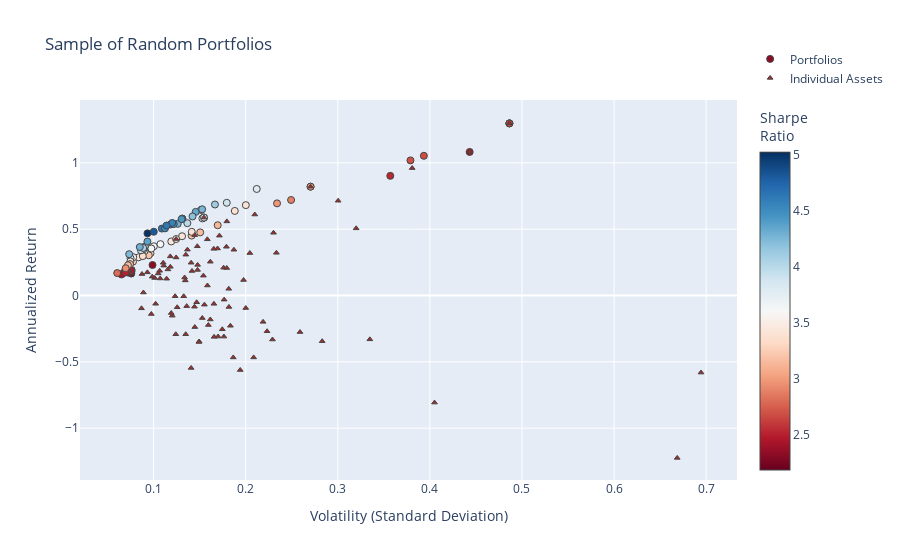

The notebook cell saved with this chart:
### Code cell
fig2 = go.Figure()

fig2.add_trace(go.Scatter(
    x=[np.sqrt(p["variance"]) for p in dominant_portfolios],  # Convert variance to volatility
    y=[p["return"] for p in dominant_portfolios],
    mode='markers',
    marker=dict(
        color=[p["return"] / (np.sqrt(p["variance"])) for p in dominant_portfolios],  # Sharpe Ratio
        showscale=True,
        size=7,
        line=dict(width=1),
        colorscale="RdBu",
        colorbar=dict(title="Sharpe<br>Ratio")
    ),
    hoverinfo='text',
    text=[
        f"Return: {p['return']:.3%}<br>Volatility: {np.sqrt(p['variance']):.3f}<br>" +
        f"Sharpe Ratio: {p['sharpe']:.3f}<br>" +
        "<br>".join([f"{p['tickers'][i]}: Weight={p['weights'][i]:.3f}" for i in range(len(p['tickers']))])
        for p in dominant_portfolios
    ],
    name="Portfolios"
))

fig2.add_trace(go.Scatter(
    x=volatility,
    y=annualized_returns,
    mode='markers',
    hoverinfo='text',
    hovertext=[
        f"{name} <br>Volatility: {vol:.3f} <br>Returns: {ret:.3%} <br>Sharpe Ratio: {sr:.3f}"
        for name, vol, ret, sr in zip(names, volatility, annualized_returns, sharpe_ratios)
    ],
    marker=dict(
        color='brown',
        size=5,
        symbol='triangle-up',  # Sets the marker shape to a triangle
        line=dict(width=1)
    ),
    name="Individual Assets"
))

fig2.update_layout(
    title='Sample of Random Portfolios',
    xaxis_title='Volatility (Standard Deviation)',
    yaxis_title='Annualized Return',
    legend=dict(y=5
    )
)

fig2.show()

### Figure 1 — Plotly figure (JSON) as saved in the notebook; plotly's stock layout.template omitted (floating-point values rounded to 4 significant figures)
{"data": [{"hoverinfo": "text", "marker": {"color": [2.327, 3.291, 2.889, 3.442, 2.186, 3.418, 3.413, 3.299, 3.197, 3.422, 3.161, 2.557, 3.701, 2.52, 3.394, 3.034, 4.628, 3.606, 3.123, 3.709, 3.991, 3.63, 3.404, 3.798, 3.388, 4.418, 3.203, 3.798, 2.434, 4.524, 2.676, 2.368, 3.799, 3.798, 4.258, 4.801, 2.688, 5.019, 2.477, 2.968, 2.668, 3.709, 2.394, 3.908, 3.788, 2.668, 4.283, 3.746, 2.668, 4.421, 4.327, 2.514, 4.116, 3.437, 4.081, 3.366, 3.186, 2.442, 3.948, 3.16, 4.19, 4.24, 2.501, 4.364, 4.418, 4.041, 4.299, 2.953, 4.416, 3.894, 2.796, 4.256, 3.034, 4.55, 4.504, 4.623, 2.526], "colorbar": {"title": {"text": "Sharpe<br>Ratio"}}, "colorscale": [[0, "rgb(103,0,31)"], [0.1, "rgb(178,24,43)"], [0.2, "rgb(214,96,77)"], [0.3, "rgb(244,165,130)"], [0.4, "rgb(253,219,199)"], [0.5, "rgb(247,247,247)"], [0.6, "rgb(209,229,240)"], [0.7, "rgb(146,197,222)"], [0.8, "rgb(67,147,195)"], [0.9, "rgb(33,102,172)"], [1, "rgb(5,48,97)"]], "line": {"width": 1}, "showscale": true, "size": 7}, "mode": "markers", "name": "Portfolios", "text": ["Return: 22.989%<br>Volatility: 0.099<br>Sharpe Ratio: 2.327<br>WFC_Close: Weight=0.000<br>AAPL_Close: Weight=0.376<br>MMM_Close: Weight=0.615<br>BSX_Close: Weight=0.010", "Return: 25.549%<br>Volatility: 0.078<br>Sharpe Ratio: 3.291<br>KO_Close: Weight=0.532<br>AEP_Close: Weight=0.106<br>META_Close: Weight=0.362", "Return: 72.002%<br>Volatility: 0.249<br>Sharpe Ratio: 2.889<br>EMR_Close: Weight=0.000<br>INTC_Close: Weight=0.000<br>EW_Close: Weight=0.594<br>NVDA_Close: Weight=0.406", "Return: 28.801%<br>Volatility: 0.084<br>Sharpe Ratio: 3.442<br>META_Close: Weight=0.331<br>WMT_Close: Weight=0.293<br>MMM_Close: Weight=0.320<br>SYK_Close: Weight=0.056", "Return: 16.553%<br>Volatility: 0.076<br>Sharpe Ratio: 2.186<br>IBM_Close: Weight=0.000<br>DIS_Close: Weight=0.000<br>KO_Close: Weight=1.000", "Return: 40.738%<br>Volatility: 0.119<br>Sharpe Ratio: 3.418<br>ISRG_Close: Weight=0.546<br>DHR_Close: Weight=0.000<br>JNJ_Close: Weight=0.454", "Return: 44.683%<br>Volatility: 0.131<br>Sharpe Ratio: 3.413<br>NFLX_Close: Weight=0.141<br>LMT_Close: Weight=0.280<br>ISRG_Close: Weight=0.578", "Return: 31.869%<br>Volatility: 0.097<br>Sharpe Ratio: 3.299<br>MSFT_Close: Weight=0.468<br>BIIB_Close: Weight=0.000<br>UNH_Close: Weight=0.532", "Return: 45.165%<br>Volatility: 0.141<br>Sharpe Ratio: 3.197<br>K_Close: Weight=0.000<br>ISRG_Close: Weight=0.759<br>HD_Close: Weight=0.241", "Return: 42.582%<br>Volatility: 0.124<br>Sharpe Ratio: 3.422<br>ABBV_Close: Weight=1.000<br>CVX_Close: Weight=0.000<br>UA_Close: Weight=0.000", "Return: 47.599%<br>Volatility: 0.151<br>Sharpe Ratio: 3.161<br>ZBH_Close: Weight=0.335<br>PYPL_Close: Weight=0.665<br>SO_Close: Weight=0.000<br>GS_Close: Weight=0.000", "Return: 17.287%<br>Volatility: 0.068<br>Sharpe Ratio: 2.557<br>KO_Close: Weight=0.609<br>BSX_Close: Weight=0.061<br>BTI_Close: Weight=0.095<br>HON_Close: Weight=0.236", "Return: 37.117%<br>Volatility: 0.100<br>Sharpe Ratio: 3.701<br>PM_Close: Weight=0.312<br>RTX_Close: Weight=0.284<br>ISRG_Close: Weight=0.403<br>GM_Close: Weight=0.000", "Return: 19.179%<br>Volatility: 0.076<br>Sharpe Ratio: 2.520<br>F_Close: Weight=0.000<br>NKE_Close: Weight=0.000<br>PEP_Close: Weight=0.526<br>JNJ_Close: Weight=0.474", "Return: 47.993%<br>Volatility: 0.141<br>Sharpe Ratio: 3.394<br>ISRG_Close: Weight=0.580<br>CRM_Close: Weight=0.000<br>AMGN_Close: Weight=0.000<br>SAP_Close: Weight=0.420", "Return: 82.040%<br>Volatility: 0.270<br>Sharpe Ratio: 3.034<br>XOM_Close: Weight=0.000<br>BABA_Close: Weight=1.000<br>AMD_Close: Weight=0.000", "Return: 50.441%<br>Volatility: 0.109<br>Sharpe Ratio: 4.628<br>EXC_Close: Weight=0.000<br>MS_Close: Weight=0.000<br>ABBV_Close: Weight=0.513<br>ADBE_Close: Weight=0.487", "Return: 38.727%<br>Volatility: 0.107<br>Sharpe Ratio: 3.606<br>SYK_Close: Weight=0.243<br>VRTX_Close: Weight=0.124<br>AEP_Close: Weight=0.335<br>AMZN_Close: Weight=0.299", "Return: 52.963%<br>Volatility: 0.170<br>Sharpe Ratio: 3.123<br>SNAP_Close: Weight=0.000<br>WFC_Close: Weight=0.000<br>TXN_Close: Weight=0.083<br>ISRG_Close: Weight=0.917", "Return: 28.874%<br>Volatility: 0.078<br>Sharpe Ratio: 3.709<br>VZ_Close: Weight=0.000<br>RTX_Close: Weight=0.313<br>VRTX_Close: Weight=0.106<br>KO_Close: Weight=0.581", "Return: 54.531%<br>Volatility: 0.137<br>Sharpe Ratio: 3.991<br>EMR_Close: Weight=0.000<br>ABBV_Close: Weight=0.808<br>BTI_Close: Weight=0.049<br>VRTX_Close: Weight=0.143", "Return: 35.404%<br>Volatility: 0.098<br>Sharpe Ratio: 3.630<br>BIIB_Close: Weight=0.000<br>JNJ_Close: Weight=0.439<br>MCD_Close: Weight=0.561", "Return: 68.117%<br>Volatility: 0.200<br>Sharpe Ratio: 3.404<br>MS_Close: Weight=0.000<br>BABA_Close: Weight=0.599<br>EW_Close: Weight=0.401", "Return: 58.725%<br>Volatility: 0.155<br>Sharpe Ratio: 3.798<br>AMGN_Close: Weight=0.000<br>V_Close: Weight=0.000<br>PFE_Close: Weight=0.000<br>ADBE_Close: Weight=1.000", "Return: 63.753%<br>Volatility: 0.188<br>Sharpe Ratio: 3.388<br>META_Close: Weight=0.755<br>PFE_Close: Weight=0.000<br>SO_Close: Weight=0.000<br>VRTX_Close: Weight=0.245", "Return: 57.946%<br>Volatility: 0.131<br>Sharpe Ratio: 4.418<br>XOM_Close: Weight=0.000<br>MCD_Close: Weight=0.659<br>BSX_Close: Weight=0.000<br>BABA_Close: Weight=0.341", "Return: 30.349%<br>Volatility: 0.095<br>Sharpe Ratio: 3.203<br>NFLX_Close: Weight=0.000<br>NEE_Close: Weight=0.387<br>META_Close: Weight=0.348<br>MSFT_Close: Weight=0.265", "Return: 58.725%<br>Volatility: 0.155<br>Sharpe Ratio: 3.798<br>EMR_Close: Weight=0.000<br>MRK_Close: Weight=0.000<br>ADBE_Close: Weight=1.000", "Return: 15.868%<br>Volatility: 0.065<br>Sharpe Ratio: 2.434<br>KO_Close: Weight=0.704<br>HON_Close: Weight=0.296<br>RMD_Close: Weight=0.000<br>GM_Close: Weight=0.000", "Return: 53.524%<br>Volatility: 0.118<br>Sharpe Ratio: 4.524<br>AMZN_Close: Weight=0.113<br>PYPL_Close: Weight=0.197<br>ABBV_Close: Weight=0.558<br>TSLA_Close: Weight=0.131", "Return: 105.305%<br>Volatility: 0.393<br>Sharpe Ratio: 2.676<br>LLY_Close: Weight=0.200<br>VRTX_Close: Weight=0.800<br>JPM_Close: Weight=0.000<br>GE_Close: Weight=0.000", "Return: 17.968%<br>Volatility: 0.076<br>Sharpe Ratio: 2.368<br>AEP_Close: Weight=0.117<br>BTI_Close: Weight=0.129<br>KO_Close: Weight=0.737<br>QCOM_Close: Weight=0.017", "Return: 58.111%<br>Volatility: 0.153<br>Sharpe Ratio: 3.799<br>WFC_Close: Weight=0.000<br>ISRG_Close: Weight=0.567<br>PYPL_Close: Weight=0.433", "Return: 58.725%<br>Volatility: 0.155<br>Sharpe Ratio: 3.798<br>GOOG_Close: Weight=0.000<br>SNAP_Close: Weight=0.000<br>VZ_Close: Weight=0.000<br>ADBE_Close: Weight=1.000", "Return: 64.489%<br>Volatility: 0.151<br>Sharpe Ratio: 4.258<br>GOOG_Close: Weight=0.000<br>ADBE_Close: Weight=0.707<br>BABA_Close: Weight=0.264<br>AMZN_Close: Weight=0.029", "Return: 48.084%<br>Volatility: 0.100<br>Sharpe Ratio: 4.801<br>PM_Close: Weight=0.175<br>ABBV_Close: Weight=0.401<br>REGN_Close: Weight=0.056<br>ADBE_Close: Weight=0.369", "Return: 101.851%<br>Volatility: 0.379<br>Sharpe Ratio: 2.688<br>DHR_Close: Weight=0.000<br>BA_Close: Weight=0.236<br>VRTX_Close: Weight=0.764", "Return: 46.845%<br>Volatility: 0.093<br>Sharpe Ratio: 5.019<br>ISRG_Close: Weight=0.250<br>ABBV_Close: Weight=0.430<br>MCD_Close: Weight=0.320", "Return: 18.664%<br>Volatility: 0.075<br>Sharpe Ratio: 2.477<br>RTX_Close: Weight=0.572<br>MDT_Close: Weight=0.116<br>WMT_Close: Weight=0.312", "Return: 69.462%<br>Volatility: 0.234<br>Sharpe Ratio: 2.968<br>VRTX_Close: Weight=0.361<br>SYY_Close: Weight=0.000<br>GOOG_Close: Weight=0.639", "Return: 129.746%<br>Volatility: 0.486<br>Sharpe Ratio: 2.668<br>SYY_Close: Weight=0.000<br>VRTX_Close: Weight=1.000<br>GE_Close: Weight=0.000<br>CVX_Close: Weight=0.000", "Return: 33.429%<br>Volatility: 0.090<br>Sharpe Ratio: 3.709<br>GILD_Close: Weight=0.000<br>ISRG_Close: Weight=0.388<br>PEP_Close: Weight=0.465<br>MA_Close: Weight=0.147", "Return: 17.291%<br>Volatility: 0.072<br>Sharpe Ratio: 2.394<br>ZBH_Close: Weight=0.168<br>AMD_Close: Weight=0.000<br>KO_Close: Weight=0.832", "Return: 34.729%<br>Volatility: 0.089<br>Sharpe Ratio: 3.908<br>MMM_Close: Weight=0.451<br>MCD_Close: Weight=0.549<br>BAC_Close: Weight=0.000<br>EMR_Close: Weight=0.000", "Return: 80.296%<br>Volatility: 0.212<br>Sharpe Ratio: 3.788<br>VRTX_Close: Weight=0.280<br>GILD_Close: Weight=0.000<br>QCOM_Close: Weight=0.000<br>PYPL_Close: Weight=0.720", "Return: 129.746%<br>Volatility: 0.486<br>Sharpe Ratio: 2.668<br>VRTX_Close: Weight=1.000<br>QCOM_Close: Weight=0.000<br>MS_Close: Weight=0.000", "Return: 54.032%<br>Volatility: 0.126<br>Sharpe Ratio: 4.283<br>SYK_Close: Weight=0.205<br>MCD_Close: Weight=0.630<br>CVX_Close: Weight=0.000<br>VRTX_Close: Weight=0.164", "Return: 28.084%<br>Volatility: 0.075<br>Sharpe Ratio: 3.746<br>NEE_Close: Weight=0.173<br>KO_Close: Weight=0.413<br>CRM_Close: Weight=0.018<br>MCD_Close: Weight=0.396", "Return: 129.746%<br>Volatility: 0.486<br>Sharpe Ratio: 2.668<br>GS_Close: Weight=0.000<br>VRTX_Close: Weight=1.000<br>GIS_Close: Weight=0.000", "Return: 53.868%<br>Volatility: 0.122<br>Sharpe Ratio: 4.421<br>CVX_Close: Weight=0.000<br>ABBV_Close: Weight=0.714<br>BABA_Close: Weight=0.286", "Return: 63.020%<br>Volatility: 0.146<br>Sharpe Ratio: 4.327<br>MDT_Close: Weight=0.000<br>EW_Close: Weight=0.120<br>ADBE_Close: Weight=0.636<br>BABA_Close: Weight=0.243", "Return: 17.969%<br>Volatility: 0.071<br>Sharpe Ratio: 2.514<br>KO_Close: Weight=0.748<br>BSX_Close: Weight=0.136<br>CAT_Close: Weight=0.116<br>CVX_Close: Weight=0.000", "Return: 68.575%<br>Volatility: 0.167<br>Sharpe Ratio: 4.116<br>CSCO_Close: Weight=0.000<br>VRTX_Close: Weight=0.139<br>ADBE_Close: Weight=0.861<br>K_Close: Weight=0.000", "Return: 25.695%<br>Volatility: 0.075<br>Sharpe Ratio: 3.437<br>EW_Close: Weight=0.153<br>KO_Close: Weight=0.504<br>GE_Close: Weight=0.000<br>UNH_Close: Weight=0.342", "Return: 36.923%<br>Volatility: 0.090<br>Sharpe Ratio: 4.081<br>GM_Close: Weight=0.000<br>AMZN_Close: Weight=0.262<br>ABBV_Close: Weight=0.523<br>AEP_Close: Weight=0.215", "Return: 29.705%<br>Volatility: 0.088<br>Sharpe Ratio: 3.366<br>NEE_Close: Weight=0.517<br>REGN_Close: Weight=0.206<br>WMT_Close: Weight=0.277", "Return: 23.692%<br>Volatility: 0.074<br>Sharpe Ratio: 3.186<br>KO_Close: Weight=0.493<br>AMD_Close: Weight=0.000<br>SAP_Close: Weight=0.243<br>V_Close: Weight=0.264", "Return: 108.208%<br>Volatility: 0.443<br>Sharpe Ratio: 2.442<br>ACN_Close: Weight=0.000<br>NVDA_Close: Weight=1.000<br>MO_Close: Weight=0.000", "Return: 34.049%<br>Volatility: 0.086<br>Sharpe Ratio: 3.948<br>KO_Close: Weight=0.733<br>BABA_Close: Weight=0.267<br>K_Close: Weight=0.000", "Return: 22.796%<br>Volatility: 0.072<br>Sharpe Ratio: 3.160<br>KO_Close: Weight=0.505<br>MSFT_Close: Weight=0.372<br>SRE_Close: Weight=0.123", "Return: 59.603%<br>Volatility: 0.142<br>Sharpe Ratio: 4.190<br>ISRG_Close: Weight=0.253<br>REGN_Close: Weight=0.126<br>QCOM_Close: Weight=0.000<br>ADBE_Close: Weight=0.622", "Return: 31.147%<br>Volatility: 0.073<br>Sharpe Ratio: 4.240<br>KO_Close: Weight=0.459<br>ABBV_Close: Weight=0.433<br>EW_Close: Weight=0.108", "Return: 17.368%<br>Volatility: 0.069<br>Sharpe Ratio: 2.501<br>PEP_Close: Weight=0.500<br>TMO_Close: Weight=0.175<br>LMT_Close: Weight=0.325", "Return: 40.690%<br>Volatility: 0.093<br>Sharpe Ratio: 4.364<br>PEP_Close: Weight=0.418<br>MCD_Close: Weight=0.434<br>TSLA_Close: Weight=0.148", "Return: 57.948%<br>Volatility: 0.131<br>Sharpe Ratio: 4.418<br>BABA_Close: Weight=0.341<br>MCD_Close: Weight=0.659<br>EMR_Close: Weight=0.000", "Return: 35.813%<br>Volatility: 0.089<br>Sharpe Ratio: 4.041<br>KR_Close: Weight=0.000<br>GOOGL_Close: Weight=0.152<br>MCD_Close: Weight=0.508<br>MMM_Close: Weight=0.340", "Return: 36.530%<br>Volatility: 0.085<br>Sharpe Ratio: 4.299<br>BTI_Close: Weight=0.000<br>ADBE_Close: Weight=0.474<br>KO_Close: Weight=0.526", "Return: 20.578%<br>Volatility: 0.070<br>Sharpe Ratio: 2.953<br>ORCL_Close: Weight=0.203<br>KO_Close: Weight=0.601<br>TMO_Close: Weight=0.196", "Return: 57.582%<br>Volatility: 0.130<br>Sharpe Ratio: 4.416<br>CPB_Close: Weight=0.000<br>TSLA_Close: Weight=0.125<br>ADBE_Close: Weight=0.611<br>DE_Close: Weight=0.264", "Return: 69.877%<br>Volatility: 0.179<br>Sharpe Ratio: 3.894<br>VRTX_Close: Weight=0.207<br>SAP_Close: Weight=0.562<br>MS_Close: Weight=0.000<br>TSLA_Close: Weight=0.230", "Return: 16.912%<br>Volatility: 0.060<br>Sharpe Ratio: 2.796<br>KO_Close: Weight=0.593<br>HON_Close: Weight=0.005<br>RTX_Close: Weight=0.402<br>DHR_Close: Weight=0.000", "Return: 65.001%<br>Volatility: 0.153<br>Sharpe Ratio: 4.256<br>IBM_Close: Weight=0.000<br>ADBE_Close: Weight=0.731<br>MA_Close: Weight=0.000<br>BABA_Close: Weight=0.269", "Return: 82.040%<br>Volatility: 0.270<br>Sharpe Ratio: 3.034<br>BABA_Close: Weight=1.000<br>QCOM_Close: Weight=0.000<br>WFC_Close: Weight=0.000", "Return: 54.696%<br>Volatility: 0.120<br>Sharpe Ratio: 4.550<br>MRK_Close: Weight=0.000<br>ABBV_Close: Weight=0.613<br>PYPL_Close: Weight=0.151<br>BABA_Close: Weight=0.236", "Return: 50.595%<br>Volatility: 0.112<br>Sharpe Ratio: 4.504<br>MCD_Close: Weight=0.530<br>BABA_Close: Weight=0.259<br>V_Close: Weight=0.211", "Return: 52.719%<br>Volatility: 0.114<br>Sharpe Ratio: 4.623<br>RDY_Close: Weight=0.000<br>ADBE_Close: Weight=0.546<br>MCD_Close: Weight=0.454", "Return: 90.188%<br>Volatility: 0.357<br>Sharpe Ratio: 2.526<br>GE_Close: Weight=0.000<br>NFLX_Close: Weight=0.313<br>NVDA_Close: Weight=0.687"], "type": "scatter", "x": [0.0988, 0.07764, 0.2493, 0.08368, 0.07573, 0.1192, 0.1309, 0.09662, 0.1413, 0.1244, 0.1506, 0.06761, 0.1003, 0.07611, 0.1414, 0.2704, 0.109, 0.1074, 0.1696, 0.07785, 0.1366, 0.09753, 0.2001, 0.1546, 0.1882, 0.1312, 0.09474, 0.1546, 0.0652, 0.1183, 0.3935, 0.07587, 0.1529, 0.1546, 0.1515, 0.1002, 0.3789, 0.09333, 0.07534, 0.234, 0.4864, 0.09012, 0.07224, 0.08886, 0.212, 0.4864, 0.1262, 0.07498, 0.4864, 0.1218, 0.1456, 0.07148, 0.1666, 0.07476, 0.09048, 0.08826, 0.07437, 0.4432, 0.08625, 0.07214, 0.1423, 0.07347, 0.06943, 0.09325, 0.1312, 0.08863, 0.08498, 0.06969, 0.1304, 0.1794, 0.06048, 0.1527, 0.2704, 0.1202, 0.1123, 0.114, 0.357], "y": [0.2299, 0.2555, 0.72, 0.288, 0.1655, 0.4074, 0.4468, 0.3187, 0.4517, 0.4258, 0.476, 0.1729, 0.3712, 0.1918, 0.4799, 0.8204, 0.5044, 0.3873, 0.5296, 0.2887, 0.5453, 0.354, 0.6812, 0.5872, 0.6375, 0.5795, 0.3035, 0.5872, 0.1587, 0.5352, 1.053, 0.1797, 0.5811, 0.5872, 0.6449, 0.4808, 1.019, 0.4685, 0.1866, 0.6946, 1.297, 0.3343, 0.1729, 0.3473, 0.803, 1.297, 0.5403, 0.2808, 1.297, 0.5387, 0.6302, 0.1797, 0.6858, 0.2569, 0.3692, 0.297, 0.2369, 1.082, 0.3405, 0.228, 0.596, 0.3115, 0.1737, 0.4069, 0.5795, 0.3581, 0.3653, 0.2058, 0.5758, 0.6988, 0.1691, 0.65, 0.8204, 0.547, 0.5059, 0.5272, 0.9019]}, {"hoverinfo": "text", "hovertext": ["DHR_Close <br>Volatility: 0.126 <br>Returns: -8.871% <br>Sharpe Ratio: -0.706", "ABBV_Close <br>Volatility: 0.124 <br>Returns: 42.582% <br>Sharpe Ratio: 3.422", "ADBE_Close <br>Volatility: 0.155 <br>Returns: 58.725% <br>Sharpe Ratio: 3.798", "NKE_Close <br>Volatility: 0.259 <br>Returns: -27.547% <br>Sharpe Ratio: -1.064", "MA_Close <br>Volatility: 0.124 <br>Returns: 28.689% <br>Sharpe Ratio: 2.305", "KR_Close <br>Volatility: 0.405 <br>Returns: -80.708% <br>Sharpe Ratio: -1.993", "PFE_Close <br>Volatility: 0.098 <br>Returns: -13.932% <br>Sharpe Ratio: -1.429", "CAT_Close <br>Volatility: 0.233 <br>Returns: 32.197% <br>Sharpe Ratio: 1.380", "BAC_Close <br>Volatility: 0.223 <br>Returns: -26.944% <br>Sharpe Ratio: -1.207", "AMD_Close <br>Volatility: 0.694 <br>Returns: -58.090% <br>Sharpe Ratio: -0.837", "MCD_Close <br>Volatility: 0.145 <br>Returns: 45.502% <br>Sharpe Ratio: 3.146", "GM_Close <br>Volatility: 0.170 <br>Returns: -30.932% <br>Sharpe Ratio: -1.819", "AMZN_Close <br>Volatility: 0.171 <br>Returns: 45.113% <br>Sharpe Ratio: 2.632", "AMGN_Close <br>Volatility: 0.183 <br>Returns: -22.800% <br>Sharpe Ratio: -1.243", "DE_Close <br>Volatility: 0.179 <br>Returns: 36.750% <br>Sharpe Ratio: 2.053", "ETN_Close <br>Volatility: 0.141 <br>Returns: 24.707% <br>Sharpe Ratio: 1.756", "BMY_Close <br>Volatility: 0.182 <br>Returns: -8.623% <br>Sharpe Ratio: -0.474", "GOOG_Close <br>Volatility: 0.169 <br>Returns: 35.438% <br>Sharpe Ratio: 2.092", "T_Close <br>Volatility: 0.145 <br>Returns: -23.798% <br>Sharpe Ratio: -1.644", "ABT_Close <br>Volatility: 0.133 <br>Returns: -0.556% <br>Sharpe Ratio: -0.042", "INTC_Close <br>Volatility: 0.144 <br>Returns: -8.425% <br>Sharpe Ratio: -0.584", "MDT_Close <br>Volatility: 0.114 <br>Returns: 12.664% <br>Sharpe Ratio: 1.110", "CPB_Close <br>Volatility: 0.149 <br>Returns: -34.720% <br>Sharpe Ratio: -2.323", "UA_Close <br>Volatility: 0.335 <br>Returns: -33.044% <br>Sharpe Ratio: -0.987", "ZBH_Close <br>Volatility: 0.176 <br>Returns: 20.942% <br>Sharpe Ratio: 1.190", "EMR_Close <br>Volatility: 0.165 <br>Returns: -6.262% <br>Sharpe Ratio: -0.378", "K_Close <br>Volatility: 0.135 <br>Returns: -29.169% <br>Sharpe Ratio: -2.163", "HD_Close <br>Volatility: 0.134 <br>Returns: 11.373% <br>Sharpe Ratio: 0.846", "PM_Close <br>Volatility: 0.135 <br>Returns: 30.791% <br>Sharpe Ratio: 2.281", "V_Close <br>Volatility: 0.110 <br>Returns: 24.671% <br>Sharpe Ratio: 2.234", "ISRG_Close <br>Volatility: 0.180 <br>Returns: 55.877% <br>Sharpe Ratio: 3.112", "SYK_Close <br>Volatility: 0.116 <br>Returns: 19.679% <br>Sharpe Ratio: 1.703", "MO_Close <br>Volatility: 0.200 <br>Returns: -9.445% <br>Sharpe Ratio: -0.472", "F_Close <br>Volatility: 0.186 <br>Returns: -46.688% <br>Sharpe Ratio: -2.504", "VRTX_Close <br>Volatility: 0.486 <br>Returns: 129.746% <br>Sharpe Ratio: 2.668", "LMT_Close <br>Volatility: 0.107 <br>Returns: 18.608% <br>Sharpe Ratio: 1.746", "NEE_Close <br>Volatility: 0.105 <br>Returns: 16.637% <br>Sharpe Ratio: 1.584", "PEP_Close <br>Volatility: 0.087 <br>Returns: 16.167% <br>Sharpe Ratio: 1.850", "CMCSA_Close <br>Volatility: 0.154 <br>Returns: 14.957% <br>Sharpe Ratio: 0.971", "QCOM_Close <br>Volatility: 0.182 <br>Returns: 5.054% <br>Sharpe Ratio: 0.278", "TXN_Close <br>Volatility: 0.179 <br>Returns: 20.737% <br>Sharpe Ratio: 1.156", "CRM_Close <br>Volatility: 0.148 <br>Returns: 19.290% <br>Sharpe Ratio: 1.306", "WFC_Close <br>Volatility: 0.176 <br>Returns: -30.961% <br>Sharpe Ratio: -1.756", "AEP_Close <br>Volatility: 0.101 <br>Returns: 13.214% <br>Sharpe Ratio: 1.306", "NVDA_Close <br>Volatility: 0.443 <br>Returns: 108.208% <br>Sharpe Ratio: 2.442", "DUK_Close <br>Volatility: 0.089 <br>Returns: 2.265% <br>Sharpe Ratio: 0.255", "WMT_Close <br>Volatility: 0.148 <br>Returns: 23.079% <br>Sharpe Ratio: 1.562", "CSCO_Close <br>Volatility: 0.159 <br>Returns: -22.251% <br>Sharpe Ratio: -1.395", "HON_Close <br>Volatility: 0.099 <br>Returns: 14.235% <br>Sharpe Ratio: 1.445", "BIIB_Close <br>Volatility: 0.229 <br>Returns: -33.166% <br>Sharpe Ratio: -1.448", "AAPL_Close <br>Volatility: 0.162 <br>Returns: 25.461% <br>Sharpe Ratio: 1.576", "TMO_Close <br>Volatility: 0.142 <br>Returns: 18.499% <br>Sharpe Ratio: 1.306", "XOM_Close <br>Volatility: 0.120 <br>Returns: -15.220% <br>Sharpe Ratio: -1.266", "MMM_Close <br>Volatility: 0.118 <br>Returns: 21.628% <br>Sharpe Ratio: 1.830", "SAP_Close <br>Volatility: 0.147 <br>Returns: 37.099% <br>Sharpe Ratio: 2.516", "SRE_Close <br>Volatility: 0.107 <br>Returns: 12.842% <br>Sharpe Ratio: 1.199", "RDY_Close <br>Volatility: 0.283 <br>Returns: -34.437% <br>Sharpe Ratio: -1.217", "DIS_Close <br>Volatility: 0.123 <br>Returns: -0.543% <br>Sharpe Ratio: -0.044", "CVX_Close <br>Volatility: 0.149 <br>Returns: -34.967% <br>Sharpe Ratio: -2.344", "BA_Close <br>Volatility: 0.198 <br>Returns: 11.691% <br>Sharpe Ratio: 0.591", "MS_Close <br>Volatility: 0.219 <br>Returns: -19.860% <br>Sharpe Ratio: -0.907", "EXC_Close <br>Volatility: 0.136 <br>Returns: -8.000% <br>Sharpe Ratio: -0.589", "NFLX_Close <br>Volatility: 0.320 <br>Returns: 50.627% <br>Sharpe Ratio: 1.582", "GIS_Close <br>Volatility: 0.124 <br>Returns: -29.181% <br>Sharpe Ratio: -2.352", "MRK_Close <br>Volatility: 0.119 <br>Returns: -13.218% <br>Sharpe Ratio: -1.109", "PYPL_Close <br>Volatility: 0.210 <br>Returns: 61.041% <br>Sharpe Ratio: 2.909", "REGN_Close <br>Volatility: 0.300 <br>Returns: 71.439% <br>Sharpe Ratio: 2.378", "JPM_Close <br>Volatility: 0.162 <br>Returns: -18.067% <br>Sharpe Ratio: -1.119", "UNH_Close <br>Volatility: 0.118 <br>Returns: 29.482% <br>Sharpe Ratio: 2.496", "BTI_Close <br>Volatility: 0.204 <br>Returns: 32.001% <br>Sharpe Ratio: 1.565", "GILD_Close <br>Volatility: 0.153 <br>Returns: -16.977% <br>Sharpe Ratio: -1.111", "TSLA_Close <br>Volatility: 0.381 <br>Returns: 96.040% <br>Sharpe Ratio: 2.522", "SNAP_Close <br>Volatility: 0.669 <br>Returns: -122.379% <br>Sharpe Ratio: -1.830", "VZ_Close <br>Volatility: 0.175 <br>Returns: -25.448% <br>Sharpe Ratio: -1.458", "SO_Close <br>Volatility: 0.102 <br>Returns: -6.231% <br>Sharpe Ratio: -0.610", "KO_Close <br>Volatility: 0.076 <br>Returns: 16.553% <br>Sharpe Ratio: 2.186", "META_Close <br>Volatility: 0.158 <br>Returns: 42.367% <br>Sharpe Ratio: 2.676", "JNJ_Close <br>Volatility: 0.111 <br>Returns: 22.520% <br>Sharpe Ratio: 2.029", "ACN_Close <br>Volatility: 0.147 <br>Returns: -5.090% <br>Sharpe Ratio: -0.347", "RTX_Close <br>Volatility: 0.093 <br>Returns: 17.474% <br>Sharpe Ratio: 1.875", "BABA_Close <br>Volatility: 0.270 <br>Returns: 82.040% <br>Sharpe Ratio: 3.034", "EW_Close <br>Volatility: 0.230 <br>Returns: 47.299% <br>Sharpe Ratio: 2.055", "BSX_Close <br>Volatility: 0.134 <br>Returns: 13.570% <br>Sharpe Ratio: 1.015", "MSFT_Close <br>Volatility: 0.137 <br>Returns: 34.582% <br>Sharpe Ratio: 2.530", "GS_Close <br>Volatility: 0.209 <br>Returns: -46.653% <br>Sharpe Ratio: -2.236", "PG_Close <br>Volatility: 0.087 <br>Returns: -9.655% <br>Sharpe Ratio: -1.112", "IBM_Close <br>Volatility: 0.141 <br>Returns: -54.590% <br>Sharpe Ratio: -3.879", "COST_Close <br>Volatility: 0.194 <br>Returns: -56.160% <br>Sharpe Ratio: -2.894", "SYY_Close <br>Volatility: 0.155 <br>Returns: -6.895% <br>Sharpe Ratio: -0.444", "RMD_Close <br>Volatility: 0.177 <br>Returns: -3.113% <br>Sharpe Ratio: -0.176", "GOOGL_Close <br>Volatility: 0.165 <br>Returns: 35.197% <br>Sharpe Ratio: 2.129", "ORCL_Close <br>Volatility: 0.187 <br>Returns: 34.500% <br>Sharpe Ratio: 1.843", "GE_Close <br>Volatility: 0.166 <br>Returns: -31.166% <br>Sharpe Ratio: -1.881", "LLY_Close <br>Volatility: 0.158 <br>Returns: 7.553% <br>Sharpe Ratio: 0.477"], "marker": {"color": "brown", "line": {"width": 1}, "size": 5, "symbol": "triangle-up"}, "mode": "markers", "name": "Individual Assets", "type": "scatter", "x": [0.1256, 0.1244, 0.1546, 0.259, 0.1244, 0.405, 0.09751, 0.2333, 0.2232, 0.6944, 0.1446, 0.17, 0.1714, 0.1834, 0.179, 0.1407, 0.1818, 0.1694, 0.1447, 0.1327, 0.1444, 0.1141, 0.1495, 0.3348, 0.176, 0.1655, 0.1348, 0.1344, 0.135, 0.1104, 0.1795, 0.1156, 0.2001, 0.1865, 0.4864, 0.1066, 0.105, 0.08737, 0.1541, 0.1816, 0.1794, 0.1477, 0.1763, 0.1011, 0.4432, 0.08891, 0.1478, 0.1594, 0.09851, 0.2291, 0.1616, 0.1417, 0.1203, 0.1182, 0.1474, 0.1071, 0.283, 0.1233, 0.1492, 0.1977, 0.2189, 0.1359, 0.3199, 0.1241, 0.1191, 0.2099, 0.3004, 0.1615, 0.1181, 0.2045, 0.1529, 0.3808, 0.6686, 0.1746, 0.1022, 0.07573, 0.1583, 0.111, 0.1467, 0.09322, 0.2704, 0.2302, 0.1336, 0.1367, 0.2086, 0.08685, 0.1407, 0.1941, 0.1552, 0.1766, 0.1653, 0.1872, 0.1657, 0.1584], "y": [-0.08871, 0.4258, 0.5872, -0.2755, 0.2869, -0.8071, -0.1393, 0.322, -0.2694, -0.5809, 0.455, -0.3093, 0.4511, -0.228, 0.3675, 0.2471, -0.08623, 0.3544, -0.238, -0.005563, -0.08425, 0.1266, -0.3472, -0.3304, 0.2094, -0.06262, -0.2917, 0.1137, 0.3079, 0.2467, 0.5588, 0.1968, -0.09445, -0.4669, 1.297, 0.1861, 0.1664, 0.1617, 0.1496, 0.05054, 0.2074, 0.1929, -0.3096, 0.1321, 1.082, 0.02265, 0.2308, -0.2225, 0.1423, -0.3317, 0.2546, 0.185, -0.1522, 0.2163, 0.371, 0.1284, -0.3444, -0.005431, -0.3497, 0.1169, -0.1986, -0.08, 0.5063, -0.2918, -0.1322, 0.6104, 0.7144, -0.1807, 0.2948, 0.32, -0.1698, 0.9604, -1.224, -0.2545, -0.06231, 0.1655, 0.4237, 0.2252, -0.0509, 0.1747, 0.8204, 0.473, 0.1357, 0.3458, -0.4665, -0.09655, -0.5459, -0.5616, -0.06895, -0.03113, 0.352, 0.345, -0.3117, 0.07553]}], "layout": {"legend": {"y": 5}, "title": {"text": "Sample of Random Portfolios"}, "xaxis": {"title": {"text": "Volatility (Standard Deviation)"}}, "yaxis": {"title": {"text": "Annualized Return"}}}}
